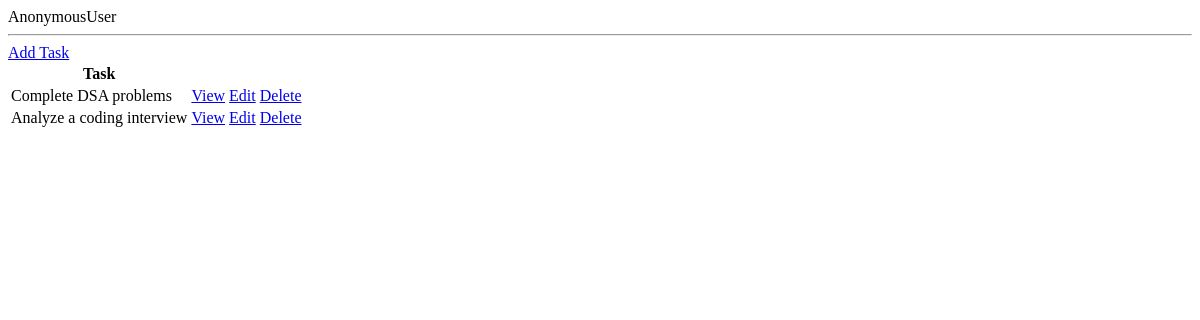
The app's page /, older data.
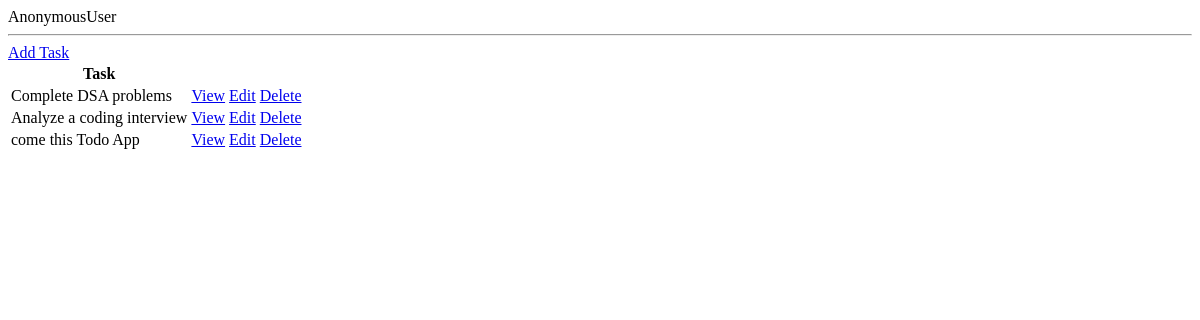
The same page, newer data.
### base/models.py (models this page shows, shortened)
class Task(models.Model):
    user = models.ForeignKey(User, on_delete=models.CASCADE)
    title = models.CharField(max_length=200)
    description = models.TextField(blank=True)
    complete = models.BooleanField(default=False)
    create = models.DateTimeField(auto_now_add=True)
    class Meta:
        ordering = ['complete']

### base/views.py (the view)
# urls.py: path('', views.TaskListView.as_view(), name='task-list' ),
class TaskListView(ListView):
    model = Task

### base/templates/base/task_list.html (shortened to what this page needs)
<!DOCTYPE html>
<html lang="en">
<head>
</head>
<body>
    {{request.user}}
    <hr>
    <a href="{% url 'task-create' %}">Add Task</a>
    <table>
        <tr>
            <th>Task</th>
        </tr>
        {%for task in task_list%}
        <tr>
            <td>{{task.title}}</td>
            <td><a href="{% url 'task-detail' task.id %}">View</a></td>
            <td><a href="{% url 'task-update' task.id %}">Edit</a></td>
            <td><a href="{% url 'task-delete' task.id %}">Delete</a></td>
        </tr>
        {% endfor %}
    </table>
</body>
</html>

Row changes from the older to the newer data that the page shows:
added Task: title "come this Todo App"
